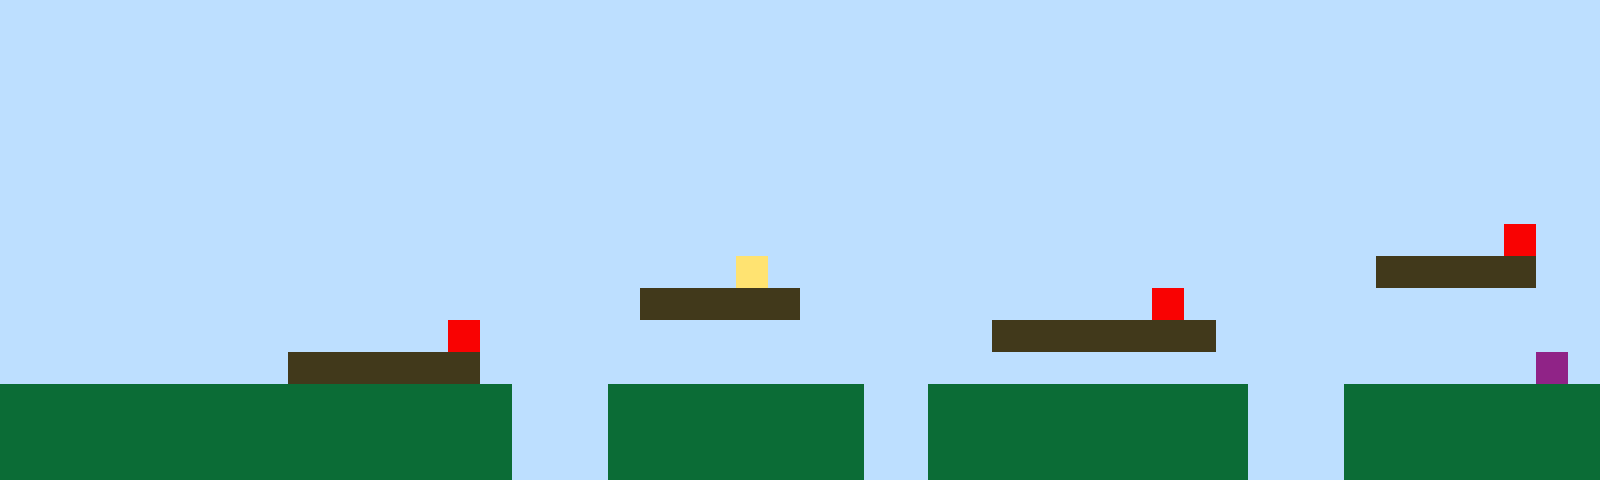

This is a level from a 2D game, rendered from its Tiled map with the project's own tilesets. A one-line summary and the complete map file follow:
An orthogonal 50x15 tile map with 32x32 px tiles, 1 tile layer (Tile Layer 1).

<map version="1.10" tiledversion="1.11.2" orientation="orthogonal" renderorder="right-up" width="50" height="15" tilewidth="32" tileheight="32" infinite="0" nextlayerid="2" nextobjectid="1"><editorsettings><export target="map1.csv" format="csv" /></editorsettings><tileset firstgid="1" name="sprites" tilewidth="32" tileheight="32" tilecount="6" columns="3"><image source="sprites.png" width="96" height="64" /></tileset><layer id="1" name="Tile Layer 1" width="50" height="15"><data encoding="csv">1,1,1,1,1,1,1,1,1,1,1,1,1,1,1,1,1,1,1,1,1,1,1,1,1,1,1,1,1,1,1,1,1,1,1,1,1,1,1,1,1,1,1,1,1,1,1,1,1,1,1,1,1,1,1,1,1,1,1,1,1,1,1,1,1,1,1,1,1,1,1,1,1,1,1,1,1,1,1,1,1,1,1,1,1,1,1,1,1,1,1,1,1,1,1,1,1,1,1,1,1,1,1,1,1,1,1,1,1,1,1,1,1,1,1,1,1,1,1,1,1,1,1,1,1,1,1,1,1,1,1,1,1,1,1,1,1,1,1,1,1,1,1,1,1,1,1,1,1,1,1,1,1,1,1,1,1,1,1,1,1,1,1,1,1,1,1,1,1,1,1,1,1,1,1,1,1,1,1,1,1,1,1,1,1,1,1,1,1,1,1,1,1,1,1,1,1,1,1,1,1,1,1,1,1,1,1,1,1,1,1,1,1,1,1,1,1,1,1,1,1,1,1,1,1,1,1,1,1,1,1,1,1,1,1,1,1,1,1,1,1,1,1,1,1,1,1,1,1,1,1,1,1,1,1,1,1,1,1,1,1,1,1,1,1,1,1,1,1,1,1,1,1,1,1,1,1,1,1,1,1,1,1,1,1,1,1,1,1,1,1,1,1,1,1,1,1,1,1,1,1,1,1,1,1,1,1,1,1,1,1,1,1,1,1,1,1,1,1,1,1,1,1,1,1,1,1,1,1,1,1,1,1,1,1,1,1,1,1,1,1,1,1,1,1,1,1,1,1,1,1,1,1,1,1,1,1,1,1,1,1,1,1,1,1,1,1,1,1,1,1,1,1,1,1,1,1,1,1,1,1,1,1,1,1,1,1,1,1,1,1,1,1,1,1,1,1,5,1,1,1,1,1,1,1,1,1,1,1,1,1,1,1,1,1,1,1,1,1,1,1,1,1,4,1,1,1,1,1,1,1,1,1,1,1,1,1,1,1,1,1,1,1,3,3,3,3,3,1,1,1,1,1,1,1,1,1,1,1,1,1,1,1,1,1,1,1,1,1,1,3,3,3,3,3,1,1,1,1,1,1,1,1,1,1,1,5,1,1,1,1,1,1,1,1,1,1,1,1,1,1,1,1,1,1,1,1,1,1,1,1,1,1,1,5,1,1,1,1,1,1,1,1,1,1,1,1,1,1,1,1,3,3,3,3,3,3,3,1,1,1,1,1,1,1,1,1,1,1,1,1,1,1,1,1,1,1,1,1,3,3,3,3,3,3,1,1,1,1,1,1,1,1,1,1,1,1,1,1,1,1,1,1,1,1,1,1,1,1,1,1,1,1,1,1,1,1,1,6,1,2,2,2,2,2,2,2,2,2,2,2,2,2,2,2,2,1,1,1,2,2,2,2,2,2,2,2,1,1,2,2,2,2,2,2,2,2,2,2,1,1,1,2,2,2,2,2,2,2,2,2,2,2,2,2,2,2,2,2,2,2,2,2,2,2,2,1,1,1,2,2,2,2,2,2,2,2,1,1,2,2,2,2,2,2,2,2,2,2,1,1,1,2,2,2,2,2,2,2,2,2,2,2,2,2,2,2,2,2,2,2,2,2,2,2,2,1,1,1,2,2,2,2,2,2,2,2,1,1,2,2,2,2,2,2,2,2,2,2,1,1,1,2,2,2,2,2,2,2,2</data></layer></map>
